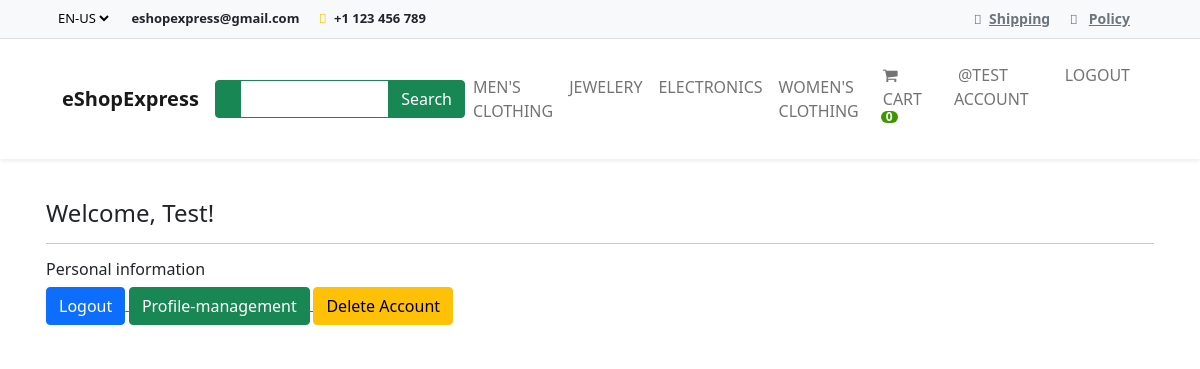
Screenshot of /account/dashboard/ (signed in) with the database file from the repository.
### shop/models.py (models this page shows, shortened)
class Category(models.Model):
    name = models.CharField("Category", max_length=250, db_index=True)
    parent = models.ForeignKey(
        'self', on_delete=models.CASCADE,
        related_name='children', blank=True, null=True
    )
    slug = models.SlugField(
        'URL', max_length=250, unique=True, null=False, editable=True
    )
    created_at = models.DateTimeField('Creation date', auto_now_add=True)
    class Meta:
        unique_together = (['slug', 'parent'])
        verbose_name = 'Category'
        verbose_name_plural = 'Categories'
    def get_absolute_url(self):
        return reverse("shop:category-list", args=[str(self.slug)])

### account/views.py (the view)
# urls.py: path('dashboard/', views.dashboard_user, name='dashboard'),
@login_required(login_url='account:login')
def dashboard_user(request):
    return render(request, 'account/dashboard/dashboard.html')

### cart/cart.py (called while the page is built)
    def __len__(self):
        return sum(item['qty'] for item in self.cart.values())

### cart/context_processors.py (called while the page is built)
def cart(request):
    return {'cart': Cart(request)}

### shop/context_processors.py (called while the page is built)
def categories(request):
    categories = Category.objects.filter(parent=None)
    return {'categories': categories}

### account/templates/account/dashboard/dashboard.html
{%  extends "base.html" %} {% load static %}
{% block content %}
    <br>
    <div class="container bg-white shadow-md p-3">
        <h4>Welcome, {{ user.username }}!</h4>
        <hr>
        <h6>Personal information</h6>
        <a href="{% url 'account:logout' %}">
            <button class="btn btn-primary">
                Logout
            </button>
        </a>
        <a href="{% url 'account:profile-management' %}">
            <button class="btn btn-success">
                Profile-management
            </button>
        </a>
            <a href="{% url 'account:delete-user' %}">
                <button class="btn btn-warning">
                    Delete Account
                </button>
            </a>
    </div>
{% endblock %}

### shop/templates/base.html (shortened to what this page needs)
{% load static %}
<!DOCTYPE html>
<html>
    <head>
        <link rel="stylesheet" href="https://bootswatch.com/5/flatly/bootstrap.min.css"/>
        <link rel="stylesheet" href="https://cdnjs.cloudflare.com/ajax/libs/font-awesome/4.7.0/css/font-awesome.min.css"/>
        <link href="https://cdn.jsdelivr.net/npm/bootstrap@5.1.3/dist/css/bootstrap.min.css" rel="stylesheet"/>
    </head>
    <body>
        <div class="superNav border-bottom py-2 bg-light">
            <div class="container">
                <div class="row">
                    <div class="col-lg-6 col-md-6 col-sm-12 col-xs-12 centerOnMobile">
                        <select class="me-3 border-0 bg-light">
                            <option value="en-us">EN-US</option>
                        </select>
                        <span class="d-none d-lg-inline-block d-md-inline-block d-sm-inline-block d-xs-none me-3">
                            <strong>eshopexpress@gmail.com</strong>
                        </span>
                        <span class="me-3">
                            <i class="fa-solid fa-phone me-1 text-warning"></i>
                            <strong>+1 123 456 789</strong>
                        </span>
                    </div>
                    <div class="col-lg-6 col-md-6 col-sm-12 col-xs-12 d-none d-lg-block d-md-block-d-sm-block d-xs-none text-end">
                        <span class="me-3">
                            <i class="fa-solid fa-truck text-muted me-1"></i>
                            <a class="text-muted" href="{% url 'payment:shipping' %}">Shipping</a>
                        </span>
                        <span class="me-3">
                            <i class="fa-solid fa-file text-muted me-2"></i>
                            <a class="text-muted" href="#">Policy</a>
                        </span>
                    </div>
                </div>
            </div>
        </div>
        <nav class="navbar navbar-expand-lg bg-white sticky-top navbar-light p-3 shadow-sm">
            <div class="container">
                <a class="navbar-brand" href="{% url 'shop:products' %}">
                    <strong>eShopExpress</strong>
                </a>
                <div class="collapse navbar-collapse" id="navbarNavDropdown">
                    <div class="ms-auto d-none d-lg-block">
                        <div class="input-group">
                            <span class="border-success input-group-text bg-success text-white">
                            </span>
                            <input type="text" class="form-control border-success" style="color: #7a7a7a"/>
                            <button class="btn btn-success text-white">Search</button>
                        </div>
                    </div>
                    <ul class="navbar-nav ms-auto">
                        {% for i in categories %}
                            {% if not i.children.all %}
                                <li class="nav-item">
                                    <a class="nav-link" href="{{i.get_absolute_url}}">{{i.name|upper }}</a>
                                </li>
                            {% endif %} {% endfor %}
                    </ul>
                    <ul class="navbar-nav ms-auto">
                        <li class="nav-item">
                            <a class="nav-link mx-2 text-uppercase" href="{% url 'cart:cart-view' %}">
                                <i class="fa fa-shopping-cart" aria-hidden="true"></i> Cart
                                <span id="lblCartCount" class="badge badge-warning ">
                                    {% with cart_qty=cart|length%}
                                        {% if cart_qty > 0 %}
                                        {{cart_qty}}
                                        {% else %}
                                        0
                                        {% endif %}
                                    {% endwith %}
                                </span>
                            </a>
                        </li>
                        {% if request.user.is_authenticated %}
                            <li class="nav-item">
                                <a class="nav-link mx-2 text-uppercase" href="{% url 'account:dashboard' %}">
                                    @{{ user.username }} Account
                                </a>
                            </li>
                            <li class="nav-item">
                                <a class="nav-link mx-2 text-uppercase" href="{% url 'account:logout' %}">
                                    Logout
                                </a>
                            </li>
                        {% endif %}
                    </ul>
                </div>
            </div>
        </nav>
        {% block content %}
        {% endblock %}
    </body>
</html>

### shop/templates/base.html (style rules this page uses)
.badge { padding-left: 9px; padding-right: 9px; -webkit-border-radius: 9px; -moz-border-radius: 9px; border-radius: 9px; }
#lblCartCount { font-size: 12px; background: #3c9700; color: #fff; padding: 0 5px; vertical-align: top; margin-left: -2px; }
a { font-size: 14px; font-weight: 700; }
.superNav { font-size: 13px; }
.form-control { outline: none !important; box-shadow: none !important; }

### rows the page displays
Category: name "MEN'S CLOTHING"
Category: name "JEWELERY"
Category: name "ELECTRONICS"
Category: name "WOMEN'S CLOTHING"

### other values shown
{{ user.username }} "TEST"
{{ user.username }} "Test"
